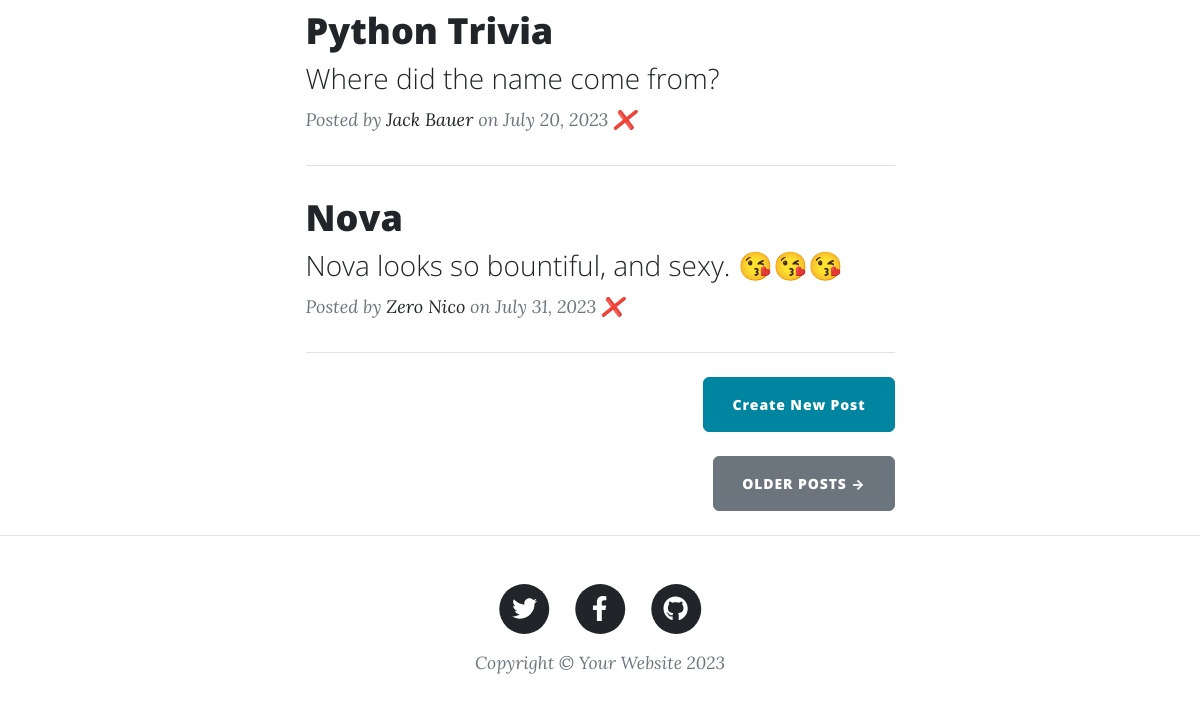
Before: / (lower part) with the older database file.
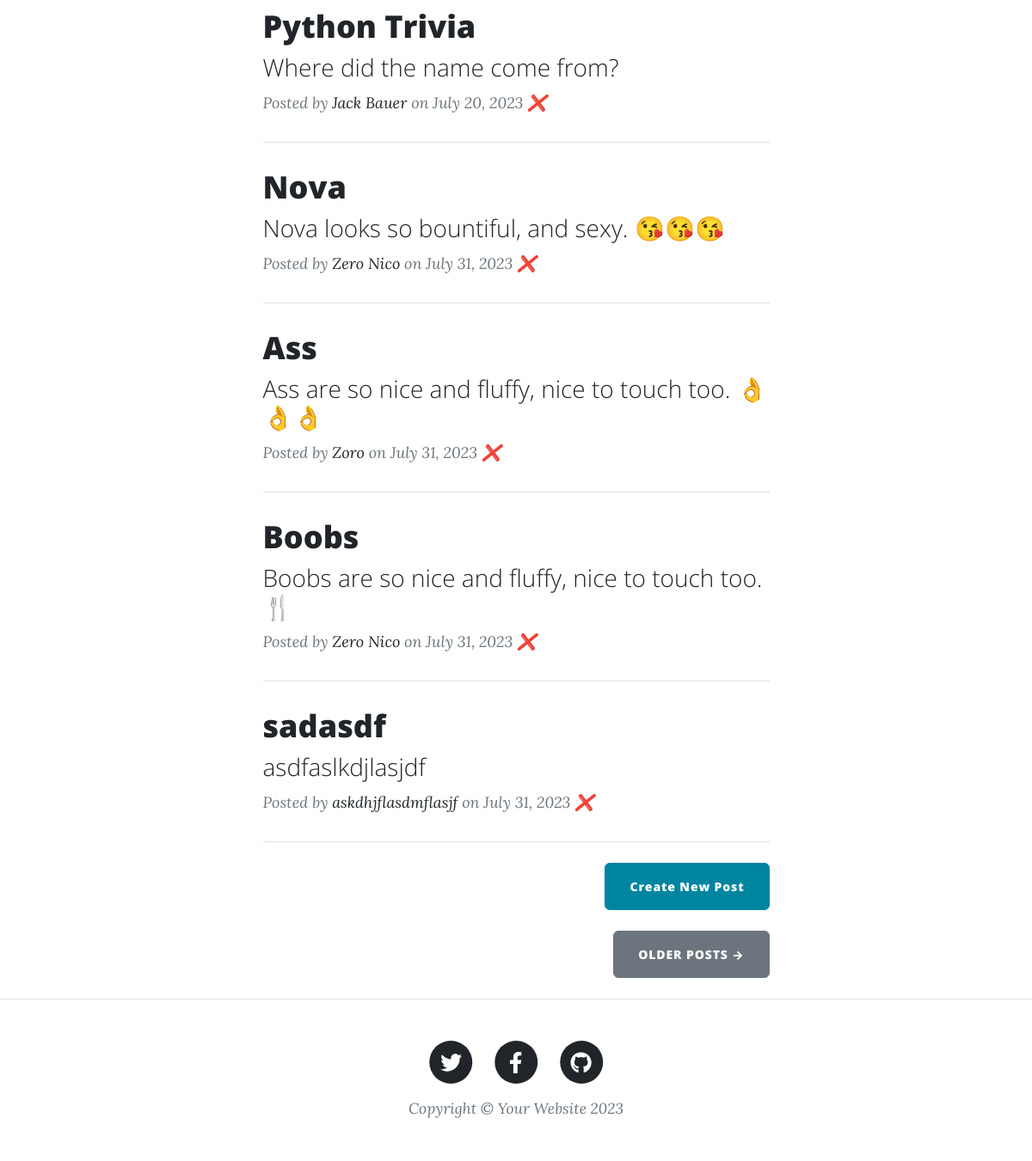
After: the same page with the newer database file.
### main.py (models this page shows)
class BlogPost(db.Model):
    id = db.Column(db.Integer, primary_key=True)
    title = db.Column(db.String(250), unique=True, nullable=False)
    subtitle = db.Column(db.String(250), nullable=False)
    date = db.Column(db.String(250), nullable=False)
    body = db.Column(db.Text, nullable=False)
    author = db.Column(db.String(250), nullable=False)
    img_url = db.Column(db.String(250), nullable=False)
    def to_dict(self):
        return {i.name: getattr(self, i.name) for i in self.__table__.columns}

### main.py (the view)
@app.route("/")
def get_all_posts():
    data = list(db.session.query(BlogPost))
    posts = [i.to_dict() for i in data]
    return render_template("index.html", all_posts=posts)

### templates/index.html (shortened to what this page needs)
{% include "header.html" %}
<div class="container px-4 px-lg-5">
  <div class="row gx-4 gx-lg-5 justify-content-center">
    <div class="col-md-10 col-lg-8 col-xl-7">
      {% for post in all_posts %}
      <div class="post-preview">
        <a href="{{ url_for('show_post', post_id=post.id) }}">
          <h2 class="post-title">{{ post.title }}</h2>
          <h3 class="post-subtitle">{{ post.subtitle }}</h3>
        </a>
        <p class="post-meta">
          Posted by
          <a href="#">{{post.author}}</a>
          on {{post.date}}
          <a href="{{url_for('delete_post', post_id=post.id)}}">❌</a>
        </p>
      </div>
      <hr class="my-4" />
      {% endfor %}
      <div class="d-flex justify-content-end mb-4">
        <a class="btn btn-primary float-right" href="{{url_for('make_post')}}">Create New Post</a>
      </div>
      <div class="d-flex justify-content-end mb-4">
        <a class="btn btn-secondary text-uppercase" href="#!">Older Posts →</a>
      </div>
    </div>
  </div>
</div>
{% include "footer.html" %}

### templates/header.html (shortened to what this page needs)
<!DOCTYPE html>
<html lang="en">
  <head>
    {% block styles %}
    {{ bootstrap.load_css() }}
    <link
      href="{{ url_for('static', filename='css/styles.css') }}"
      rel="stylesheet"
    />
    {% endblock %}
  </head>
  <body>

### templates/footer.html (shortened to what this page needs)
<footer class="border-top">
    <div class="container px-4 px-lg-5">
        <div class="row gx-4 gx-lg-5 justify-content-center">
            <div class="col-md-10 col-lg-8 col-xl-7">
                <ul class="list-inline text-center">
                    <li class="list-inline-item">
                        <a href="#!">
                            <span class="fa-stack fa-lg">
                                <i class="fas fa-circle fa-stack-2x"></i>
                                <i class="fab fa-twitter fa-stack-1x fa-inverse"></i>
                            </span>
                        </a>
                    </li>
                    <li class="list-inline-item">
                        <a href="#!">
                            <span class="fa-stack fa-lg">
                                <i class="fas fa-circle fa-stack-2x"></i>
                                <i class="fab fa-facebook-f fa-stack-1x fa-inverse"></i>
                            </span>
                        </a>
                    </li>
                    <li class="list-inline-item">
                        <a href="#!">
                            <span class="fa-stack fa-lg">
                                <i class="fas fa-circle fa-stack-2x"></i>
                                <i class="fab fa-github fa-stack-1x fa-inverse"></i>
                            </span>
                        </a>
                    </li>
                </ul>
                <div class="small text-center text-muted fst-italic">Copyright &copy; Your Website 2023</div>
            </div>
        </div>
    </div>
</footer>
</body>
</html>

Changed rows visible on the page:
added BlogPost: title "Ass", subtitle "Ass are so nice and fluffy, nice to touch too. 👌👌👌", author "Zoro", date "July 31, 2023"
added BlogPost: title "Boobs", subtitle "Boobs are so nice and fluffy, nice to touch too. 🍴", author "Zero Nico", date "July 31, 2023"
added BlogPost: title "sadasdf", subtitle "asdfaslkdjlasjdf", author "askdhjflasdmflasjf", date "July 31, 2023"
